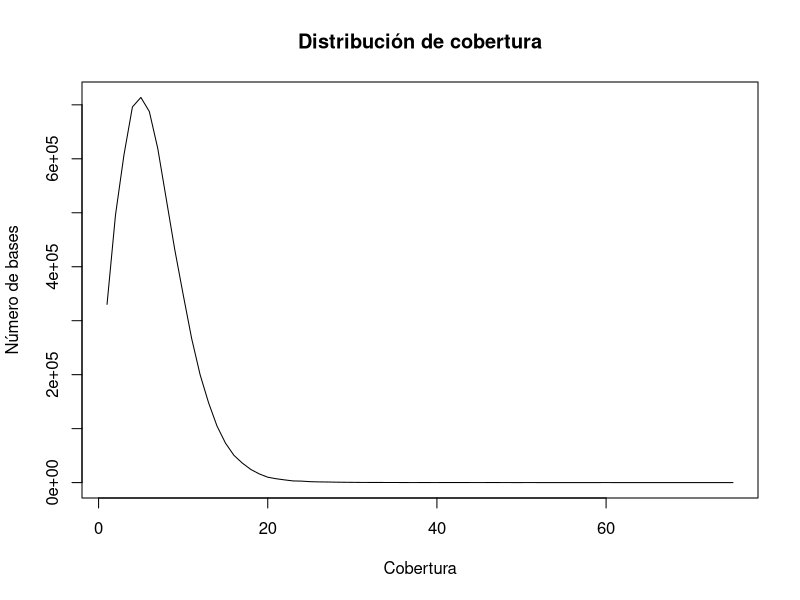
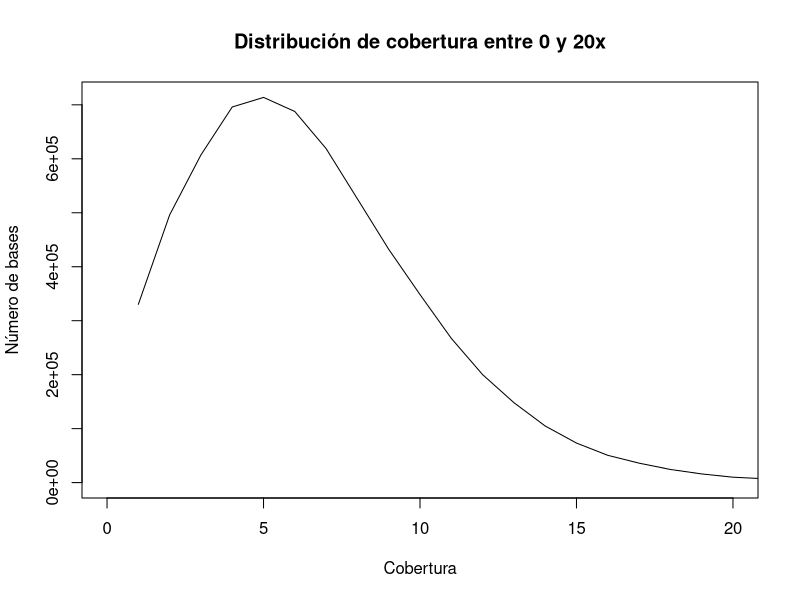

R code for these plots, in order:
## ---- chunk 1
if (file.exists("COV.txt") && file.info("COV.txt")$size > 0) {
  COV <- read.table("COV.txt", col.names = c("intervalo", "cobertura", "bases"))
  plot(COV$cobertura, COV$bases,
       type = "l",
       xlab = "Cobertura",
       ylab = "Número de bases",
       main = "Distribución de cobertura")
} else {
  message("No se representa la cobertura porque COV.txt no existe o está vacío.")
}
## ---- chunk 2
if (exists("COV")) {
  plot(COV$cobertura, COV$bases,
       type = "l",
       xlim = c(0, 20),
       xlab = "Cobertura",
       ylab = "Número de bases",
       main = "Distribución de cobertura entre 0 y 20x")
}
## ---- chunk 3
sessionInfo()
